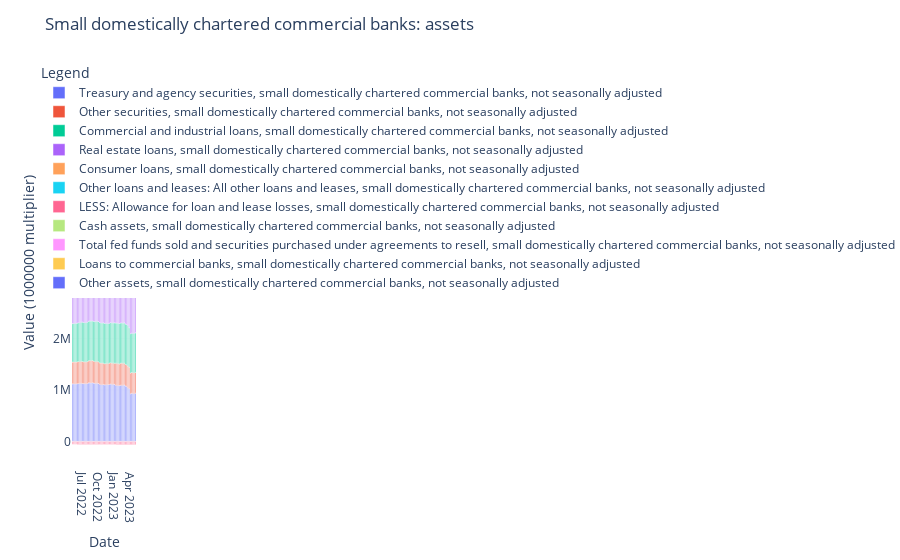
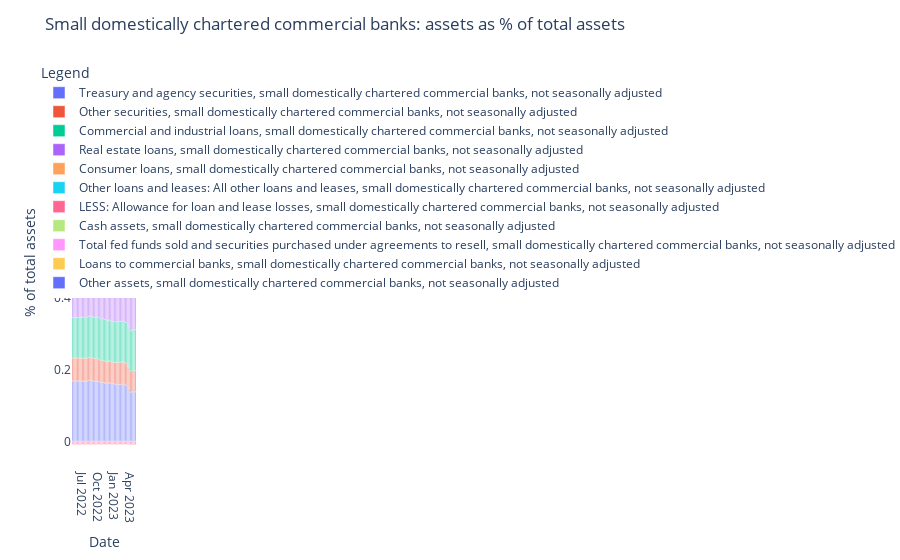
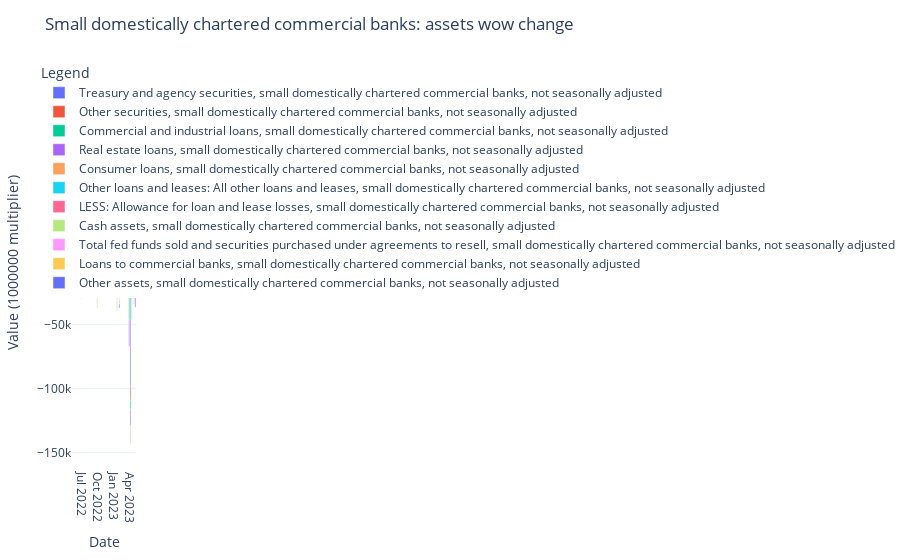
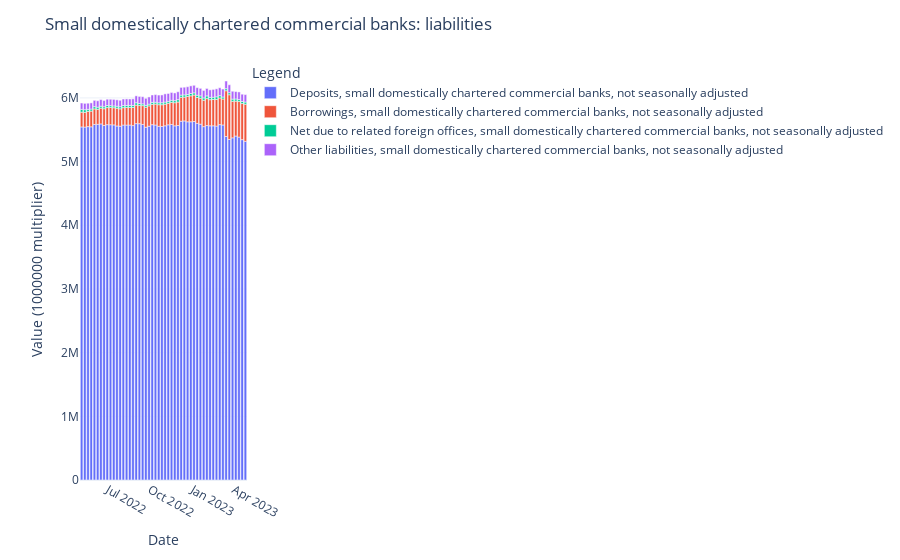

Notebook source saved alongside these figures, in order:
### Markdown cell above
# SMALL BANKS

### Code cell
single_bank_type(bank_type = 'small domestically chartered commercial banks', sa= 'not seasonally adjusted', last_days = 52, file_name = 'FRB_H8_small.csv')
